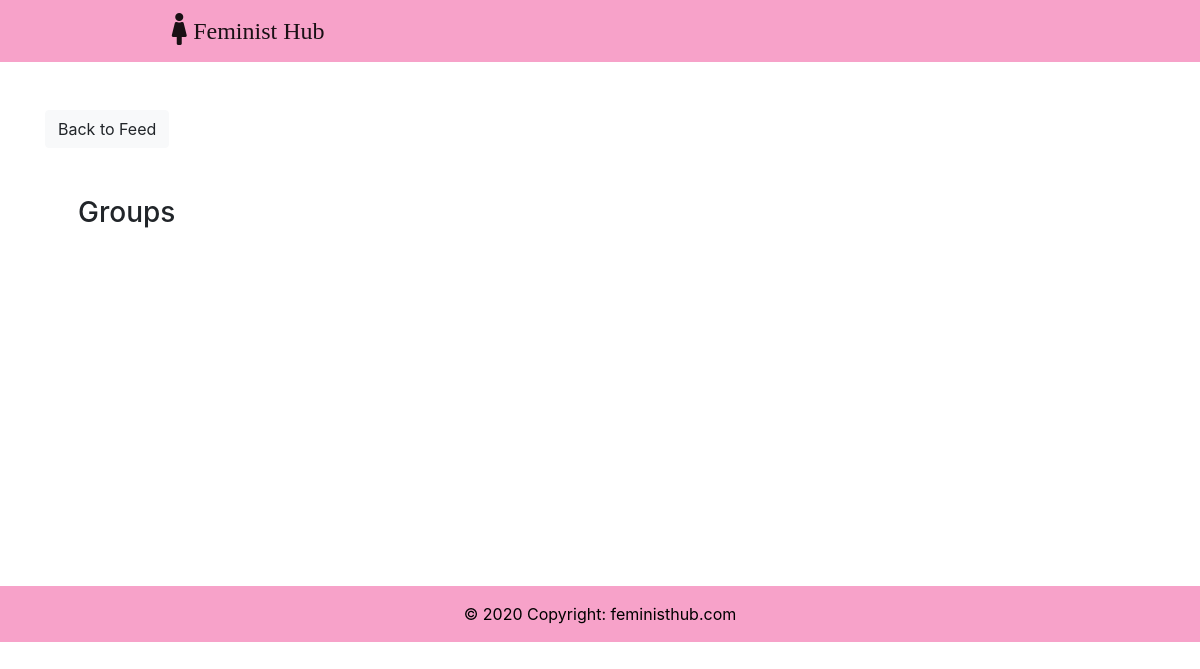
/group/, run on an earlier commit of the app's database.
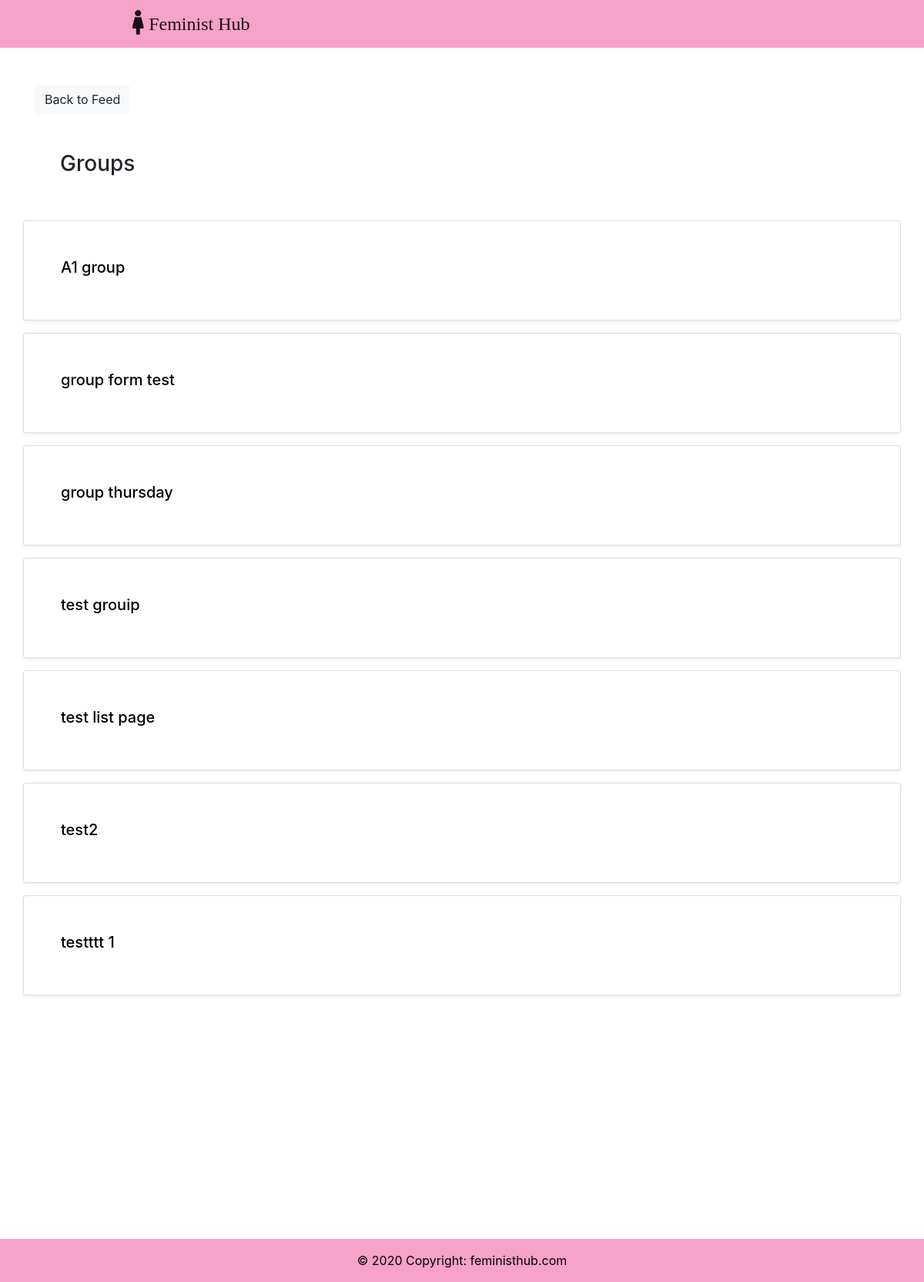
And on a later commit of the database.
### groups/models.py (models this page shows, shortened)
class Group(models.Model):
    name=models.CharField(max_length=250,unique=True)
    slug=models.SlugField(allow_unicode=True,unique=True)
    description=models.TextField(blank=True,default='')
    description_html=models.TextField(editable=False,default='',blank=True)
    members=models.ManyToManyField(User,through="Groupmember")
    class Meta:
        ordering =['name']

### groups/views.py (the view)
# urls.py: path('',Listgroup.as_view(),name="all"),
class Listgroup(ListView):
    model=Group

### groups/templates/groups/group_list.html (shortened to what this page needs)
{% extends "groups/group_base.html"%}
{% block pregroup %}
<div class="container">
    <div class="row mt-5">
        <div class="col-md-3 col-sm-6">
            <a href="{% url 'post-list' %}" class="btn btn-light">Back to Feed</a>
        </div>
    </div>
	<div class="row">
		<div class="col-md-12 p-5">
			<h3>Groups</h3>
		</div>
	</div>
{% endblock %}
{% block group_content %}
{% for group in object_list %}
	<div class="row mb-3">
		<div class="card col-md-12 p-5 shadow-sm">
            <a href="{% url 'groups:single' slug=group.slug%}">
                <h5 style="color: black;"> {{group.name}} </h5>
            </a>
		</div>
	</div>
	{% endfor %}
</div>
{% endblock %}

What changed in the data, as far as the page shows it:
added Group: name "A1 group"
added Group: name "group form test"
added Group: name "group thursday"
added Group: name "test grouip"
added Group: name "test list page"
added Group: name "test2"
added Group: name "testttt 1"
